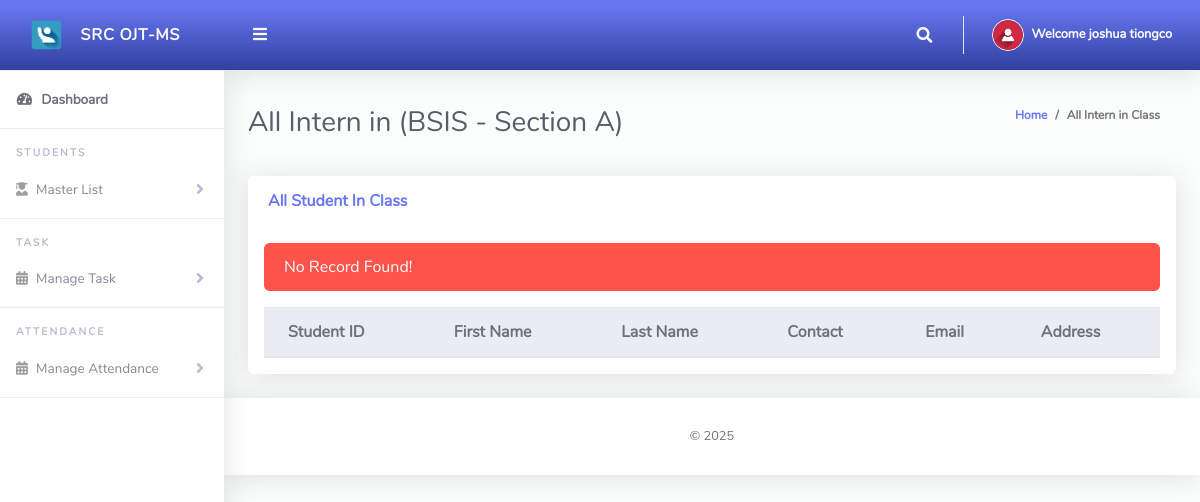
Page /ClassTeacher/viewStudents.php (signed in) on the committed database.
### tables this page shows
CREATE TABLE `tblclassteacher` (
  `Id` int(10) NOT NULL,
  `firstName` varchar(255) NOT NULL,
  `lastName` varchar(255) NOT NULL,
  `emailAddress` varchar(255) NOT NULL,
  `password` varchar(255) NOT NULL,
  `phoneNo` varchar(50) NOT NULL,
  `classId` varchar(10) NOT NULL,
  `classArmId` varchar(50) NOT NULL,
  `dateCreated` varchar(50) NOT NULL
);

CREATE TABLE `tblclassarms` (
  `Id` int(10) NOT NULL,
  `classId` varchar(10) NOT NULL,
  `classArmName` varchar(255) NOT NULL,
  `isAssigned` varchar(10) NOT NULL
);

CREATE TABLE `tblclass` (
  `Id` int(10) NOT NULL,
  `className` varchar(255) NOT NULL
);

### ClassTeacher/viewStudents.php (the view, shortened to what this page needs)
<?php
include '../Includes/dbcon.php';
$query = "SELECT tblclass.className,tblclassarms.classArmName
    FROM tblclassteacher
    INNER JOIN tblclass ON tblclass.Id = tblclassteacher.classId
    INNER JOIN tblclassarms ON tblclassarms.Id = tblclassteacher.classArmId
    Where tblclassteacher.Id = '$_SESSION[userId]'";
    $rs = $conn->query($query);
    $rrw = $rs->fetch_assoc();
?>
<!DOCTYPE html>
<html lang="en">
<head>
  <link href="../vendor/fontawesome-free/css/all.min.css" rel="stylesheet" type="text/css">
  <link href="../vendor/bootstrap/css/bootstrap.min.css" rel="stylesheet" type="text/css">
  <link href="css/ruang-admin.min.css" rel="stylesheet">
</head>
<body id="page-top">
  <div id="wrapper">
      <?php include "Includes/sidebar.php";?>
    <div id="content-wrapper" class="d-flex flex-column">
      <div id="content">
       <?php include "Includes/topbar.php";?>
        <div class="container-fluid" id="container-wrapper">
          <div class="d-sm-flex align-items-center justify-content-between mb-4">
            <h1 class="h3 mb-0 text-gray-800">All Intern in (<?php echo $rrw['className'].' - '.$rrw['classArmName'];?>)</h1>
            <ol class="breadcrumb">
              <li class="breadcrumb-item"><a href="./">Home</a></li>
              <li class="breadcrumb-item active" aria-current="page">All Intern in Class</li>
            </ol>
          </div>
          <div class="row">
            <div class="col-lg-12">
                 <div class="row">
              <div class="col-lg-12">
              <div class="card mb-4">
                <div class="card-header py-3 d-flex flex-row align-items-center justify-content-between">
                  <h6 class="m-0 font-weight-bold text-primary">All Student In Class</h6>
                </div>
                <div class="table-responsive p-3">
                  <table class="table align-items-center table-flush table-hover" id="dataTableHover">
                    <thead class="thead-light">
                      <tr>
                        <th>Student ID</th>
                        <th>First Name</th>
                        <th>Last Name</th>
                        <th>Contact</th>
                        <th>Email</th>
                        <th>Address</th>
                      </tr>
                    </thead>
                    <tbody>
                  <?php
                      $query = "SELECT tblstudents.Id,tblstudents.admissionNumber,tblstudents.firstName,
                      tblstudents.lastName,tblstudents.contact, tblstudents.email,tblstudents.address,tblstudents.dateCreated
                      FROM tblstudents
                      INNER JOIN tblclass ON tblclass.Id = tblstudents.classId
                      INNER JOIN tblclassarms ON tblclassarms.Id = tblstudents.classArmId
                      where tblstudents.classId = '$_SESSION[classId]' and tblstudents.classArmId = '$_SESSION[classArmId]'";
                      $rs = $conn->query($query);
                      $num = $rs->num_rows;
                      $sn=0;
                      if($num > 0)
                      {
                        while ($rows = $rs->fetch_assoc())
                          {
                             $sn = $sn + 1;
                            echo"
                              <tr>
                                <td>".$rows['admissionNumber']."</td>
                                <td>".$rows['firstName']."</td>
                                <td>".$rows['lastName']."</td>
                                <td>".$rows['contact']."</td>
                                <td>".$rows['email']."</td>
                                <td>".$rows['address']."</td>
                              </tr>";
                          }
                      }
                      else
                      {
                           echo
                           "<div class='alert alert-danger' role='alert'>
                            No Record Found!
                            </div>";
                      }
                      ?>
                    </tbody>
                  </table>
                </div>
              </div>
            </div>
            </div>
          </div>
        </div>
      </div>
       <?php include "Includes/footer.php";?>
    </div>
  </div>
</body>
</html>

### ClassTeacher/Includes/topbar.php (shortened to what this page needs)
<?php
  $query = "SELECT * FROM tblclassteacher WHERE Id = ".$_SESSION['userId']."";
  $rs = $conn->query($query);
  $rows = $rs->fetch_assoc();
  $fullName = $rows['firstName']." ".$rows['lastName'];
?>
<nav class="navbar navbar-expand navbar-light bg-gradient-primary topbar mb-4 static-top">
          <button id="sidebarToggleTop" class="btn btn-link rounded-circle mr-3">
            <i class="fa fa-bars"></i>
          </button>
          <ul class="navbar-nav ml-auto">
            <li class="nav-item dropdown no-arrow">
              <a class="nav-link dropdown-toggle" href="#" id="searchDropdown" role="button" data-toggle="dropdown"
                aria-haspopup="true" aria-expanded="false">
                <i class="fas fa-search fa-fw"></i>
              </a>
            </li>
            <li class="nav-item dropdown no-arrow">
              <a class="nav-link dropdown-toggle" href="#" id="userDropdown" role="button" data-toggle="dropdown"
                aria-haspopup="true" aria-expanded="false">
                <img class="img-profile rounded-circle" src="img/user-icn.png" style="max-width: 60px">
                <span class="ml-2 d-none d-lg-inline text-white small"><b>Welcome <?php echo $fullName;?></b></span>
              </a>
            </li>
          </ul>
        </nav>

### rows in the picture
tblclassteacher: fullName "joshua tiongco"
tblclassarms: classId.className "BSIS", classArmName "Section A"
